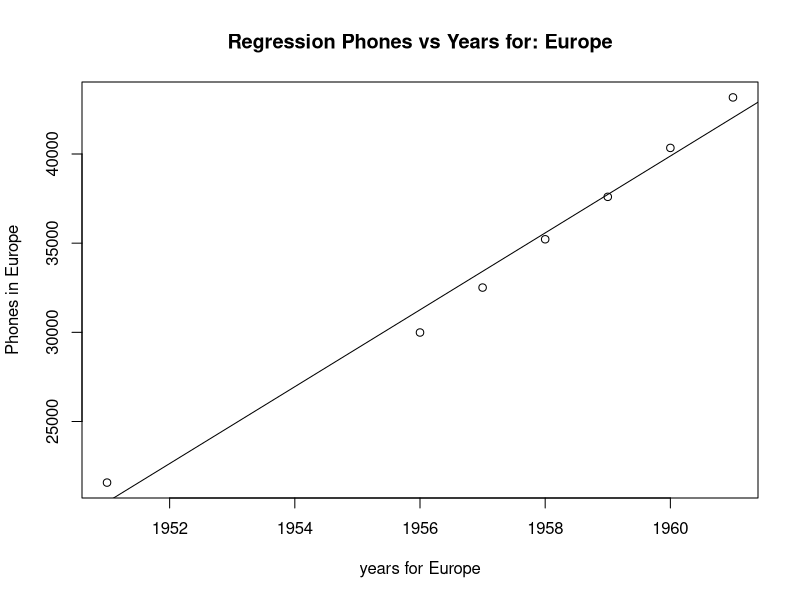

Source code (R):
## ---- chunk 1
knitr::opts_chunk$set(echo = FALSE)
## ---- chunk 2
head(WorldPhones,n=2)
## ---- chunk 3
years <- c(1951,1956,1957,1958,1959,1960,1961)
model<-lm(WorldPhones[ ,"Europe"] ~ years)
plot(WorldPhones[ ,"Europe"] ~ years, xlab = "years for Europe", ylab = "Phones in Europe",main = "Regression Phones vs Years for: Europe")
abline(model)
## ---- chunk 4
prediction <- model$coefficients[1]+model$coefficients[2]*2000
prediction
